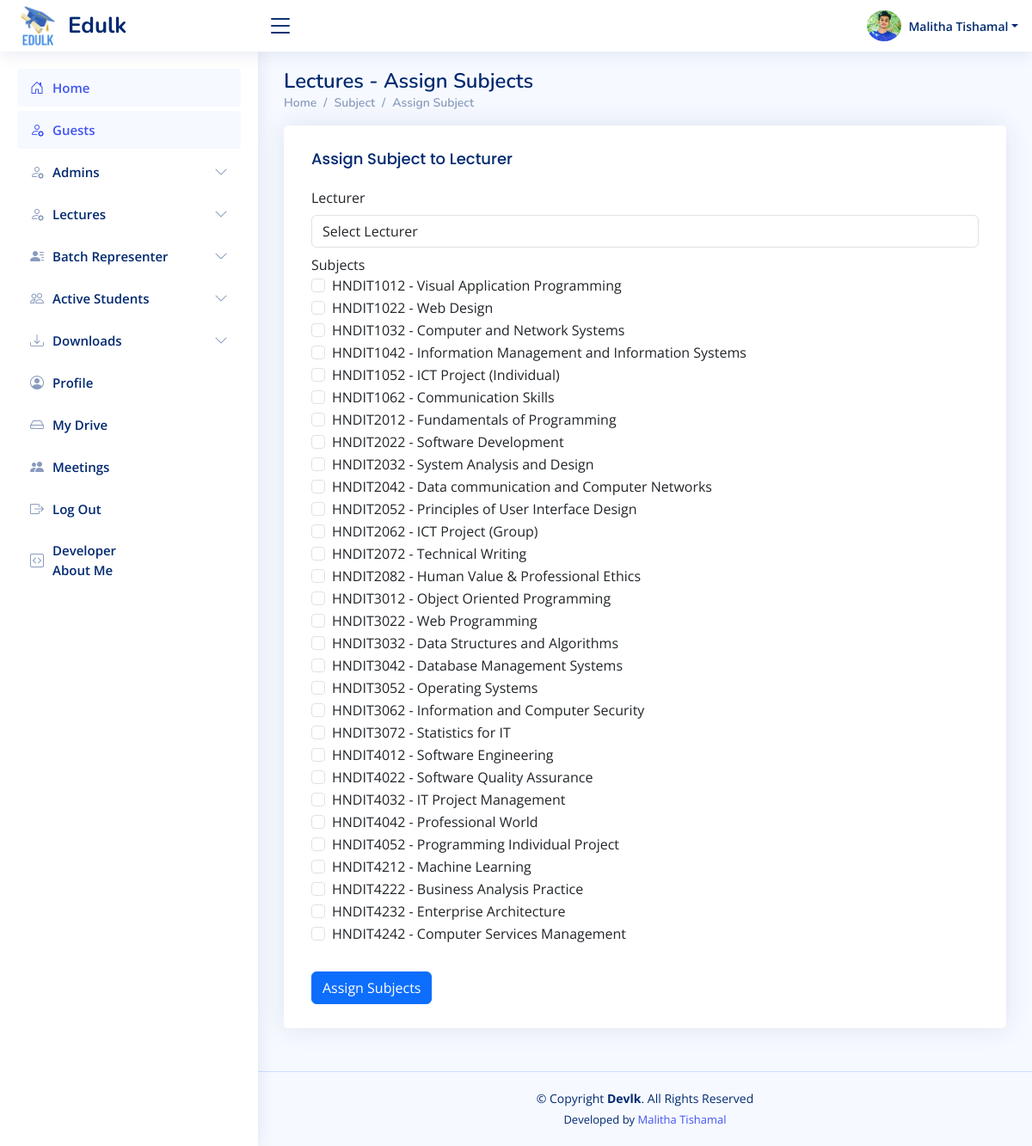
The app's page /sadmin/pages-assign-subject.php (signed in) with its own data.
### tables this page shows
CREATE TABLE `sadmins` (
  `id` int(11) NOT NULL,
  `name` varchar(100) DEFAULT NULL,
  `nic` varchar(20) DEFAULT NULL,
  `email` varchar(100) DEFAULT NULL,
  `mobile` varchar(15) DEFAULT NULL,
  `password` varchar(255) DEFAULT NULL,
  `status` enum('pending','approved','rejected') DEFAULT 'pending',
  `profile_picture` varchar(200) NOT NULL DEFAULT 'uploads/profile_pictures/default.jpg',
  `created_at` datetime DEFAULT current_timestamp(),
  `last_login` datetime DEFAULT NULL
);

CREATE TABLE `subjects` (
  `id` int(11) NOT NULL,
  `semester` varchar(50) DEFAULT NULL,
  `code` varchar(20) DEFAULT NULL,
  `name` varchar(255) DEFAULT NULL,
  `description` varchar(255) DEFAULT NULL
);

### sadmin/pages-assign-subject.php (the view, shortened to what this page needs)
<?php
require_once '../includes/db-conn.php';
$user_id = $_SESSION['sadmin_id'];
$sql = "SELECT name, email, nic,mobile,profile_picture FROM sadmins WHERE id = ?";
$stmt = $conn->prepare($sql);
$stmt->bind_param("i", $user_id);
$stmt->execute();
$result = $stmt->get_result();
$user = $result->fetch_assoc();
$subjects_result = $conn->query("SELECT * FROM subjects");
?>
<!DOCTYPE html>
<html lang="en">
<head>
    <?php include_once("../includes/css-links-inc.php"); ?>
</head>
<body>
    <?php include_once("../includes/header.php") ?>
    <?php include_once("../includes/sadmin-sidebar.php") ?>
    <main id="main" class="main">
        <div class="pagetitle">
            <h1>Lectures - Assign Subjects</h1>
            <nav>
                <ol class="breadcrumb">
                    <li class="breadcrumb-item"><a href="index.html">Home</a></li>
                     <li class="breadcrumb-item"><a href="index.html">Subject</a></li>
                      <li class="breadcrumb-item"><a href="index.html">Assign Subject</a></li>
                </ol>
            </nav>
        </div>
        <section class="section">
            <div class="row">
                <div class="col-lg-12">
                    <div class="card">
                        <div class="card-body">
                            <div class="container mt-2 mb-2">
                                <h2 class="card-title">Assign Subject to Lecturer</h2>
                                <form action="assign_subject_process.php" method="POST">
                                    <div class="form-group">
                                        <label for="lecturer">Lecturer</label>
                                        <select class="form-control mt-2" name="lecturer_id" id="lecturer">
                                            <option value="">Select Lecturer</option>
                                        </select>
                                    </div>
                                    <div class="form-group mb-4 mt-2">
                                        <label for="subjects">Subjects</label><br>
                                        <?php
                                        while ($row = $subjects_result->fetch_assoc()) {
                                            echo "<div class='form-check'>
                                                    <input class='form-check-input' type='checkbox' name='subject_ids[]' value='" . $row['id'] . "'>
                                                    <label class='form-check-label'>" . $row['code'] . " - " . $row['name'] . "</label>
                                                  </div>";
                                        }
                                        ?>
                                    </div>
                                    <button type="submit" class="btn btn-primary mt-2">Assign Subjects</button>
                                </form>
                            </div>
                        </div>
                    </div>
                </div>
            </div>
        </section>
    </main>
    <?php include_once("../includes/footer.php") ?>
</body>
</html>

### includes/css-links-inc.php (shortened to what this page needs)
<?php
    function get_base_url() {
        $protocol = (!empty($_SERVER['HTTPS']) && $_SERVER['HTTPS'] !== 'off' || $_SERVER['SERVER_PORT'] == 443) ? "https://" : "http://";
        $host = $_SERVER['HTTP_HOST'];
        if ($host == 'localhost') {
            return $protocol . $host . '/Devlk-Edulk-Student-Management-System/';
        } else {
            return $protocol . $host . '/Devlk-Edulk-Student-Management-System/';
        }
    }
    $base_url = get_base_url();
?>
<link href="<?php echo $base_url; ?>assets/vendor/bootstrap/css/bootstrap.min.css" rel="stylesheet">
<link href="<?php echo $base_url; ?>assets/vendor/bootstrap-icons/bootstrap-icons.css" rel="stylesheet">
<link href="<?php echo $base_url; ?>assets/vendor/boxicons/css/boxicons.min.css" rel="stylesheet">
<link href="<?php echo $base_url; ?>assets/vendor/quill/quill.snow.css" rel="stylesheet">
<link href="<?php echo $base_url; ?>assets/vendor/quill/quill.bubble.css" rel="stylesheet">
<link href="<?php echo $base_url; ?>assets/vendor/remixicon/remixicon.css" rel="stylesheet">
<link href="<?php echo $base_url; ?>assets/vendor/simple-datatables/style.css" rel="stylesheet">
<link href="<?php echo $base_url; ?>assets/css/style.css" rel="stylesheet">

### includes/header.php (shortened to what this page needs)
<header id="header" class="header fixed-top d-flex align-items-center">
    <div class="d-flex align-items-center justify-content-between">
        <a href="" class="logo d-flex align-items-center">
            <img src="<?php echo $base_url; ?>assets/images/logos/edulk-logo.png" alt="">
            <span class="d-none d-lg-block">Edulk</span>
        </a>
        <i class="bi bi-list toggle-sidebar-btn"></i>
    </div>
    <nav class="header-nav ms-auto">
        <ul class="d-flex align-items-center">
            <?php
                $profilePic = isset($user['profile_picture']) && $user['profile_picture'] ? $user['profile_picture'] : 'default.jpg';
            ?>
            <li class="nav-item dropdown pe-3">
                <a class="nav-link nav-profile d-flex align-items-center pe-0" href="#" data-bs-toggle="dropdown">
                   <img id="profilePicture" src="<?php echo $profilePic; ?>" alt="Profile Picture" class="rounded-circle" style="width: 40px !important; height: 40px !important; object-fit: cover;">
                    <span class="d-none d-md-block dropdown-toggle ps-2"><?php echo htmlspecialchars($user['name']); ?></span>
                </a>
            </li>
        </ul>
    </nav>
</header>

### includes/sadmin-sidebar.php (shortened to what this page needs)
<aside id="sidebar" class="sidebar">
    <ul class="sidebar-nav" id="sidebar-nav">
        <li class="nav-item">
            <a class="nav-link" href="pages-home.php">
                <i class="bi bi-house-door"></i> <span>Home</span>
            </a>
        </li>
        <li class="nav-item">
            <a class="nav-link" href="pages-guests-logdata.php">
                 <i class="bi bi-person-gear"></i> <span>Guests</span>
            </a>
        </li>
        <li class="nav-item">
            <a class="nav-link collapsed" data-bs-toggle="collapse" href="#antibiotics-nav" role="button">
               <i class="bi bi-person-gear"></i> <span>Admins</span> <i class="bi bi-chevron-down ms-auto"></i>
            </a>
        </li>
        <li class="nav-item">
            <a class="nav-link collapsed" data-bs-toggle="collapse" href="#lectures-nav" role="button">
               <i class="bi bi-person-gear"></i> <span>Lectures</span> <i class="bi bi-chevron-down ms-auto"></i>
            </a>
        </li>
        <li class="nav-item">
            <a class="nav-link collapsed" data-bs-toggle="collapse" href="#analyze-nav" role="button">
               <i class="bi bi-person-lines-fill"></i> <span>Batch Representer</span> <i class="bi bi-chevron-down ms-auto"></i>
            </a>
        </li>
        <li class="nav-item">
            <a class="nav-link collapsed" data-bs-toggle="collapse" href="#wards-nav" role="button">
               <i class="bi bi-people"></i> <span>Active Students</span> <i class="bi bi-chevron-down ms-auto"></i>
            </a>
        </li>
        <li class="nav-item">
            <a class="nav-link collapsed" data-bs-toggle="collapse" href="#wards-nav2" role="button">
               <i class="bi bi-download"></i> <span>Downloads</span> <i class="bi bi-chevron-down ms-auto"></i>
            </a>
        </li>
        <li class="nav-item">
            <a class="nav-link collapsed" href="user-profile.php">
                <i class="bi bi-person-circle"></i> <span>Profile</span>
            </a>
        </li>
        <li class="nav-item">
            <a class="nav-link collapsed" href="pages-sadmin-drive.php">
                <i class="bi bi-hdd"></i> <span>My Drive</span>
            </a>
        </li>
        <li class="nav-item">
            <a class="nav-link collapsed" href="pages-meeting-manage.php">
                <i class="bi bi-people-fill"></i> <span>Meetings</span>
            </a>
        </li>
        <li class="nav-item">
            <a class="nav-link collapsed" href="logout.php">
                <i class="bi bi-box-arrow-right"></i> <span>Log Out</span>
            </a>
        </li>
         <li class="nav-item">
            <a class="nav-link collapsed" href="https://malithatishamal.42web.io/?i=1#about">
                <i class="bi bi-code-square"></i> <span>Developer<br>About Me</span>
            </a>
        </li>
    </ul>
</aside>

### includes/footer.php
<footer id="footer" class="footer">
    <div class="copyright">
        &copy; Copyright <strong><span>Devlk</span></strong>. All Rights Reserved
    </div>
    <div class="credits">
        Developed by <a href="developers.php">Malitha Tishamal</a>
    </div>
</footer>

### assets/css/style.css (style rules this page uses)
:root { scroll-behavior: smooth; }
body { font-family: "Open Sans", sans-serif; background: #f6f9ff; color: #444444; }
a { color: #4154f1; text-decoration: none; }
h1, h2, h3, h4, h5, h6 { font-family: "Nunito", sans-serif; }
#main { margin-top: 60px; padding: 20px 30px; transition: all 0.3s; }
.pagetitle { margin-bottom: 10px; }
.pagetitle h1 { font-size: 24px; margin-bottom: 0; font-weight: 600; color: #012970; }
.card { margin-bottom: 30px; border: none; border-radius: 5px; box-shadow: 0px 0 30px rgba(1, 41, 112, 0.1); }
.card-title { padding: 20px 0 15px 0; font-size: 18px; font-weight: 500; color: #012970; font-family: "Poppins", sans-serif; }
.card-body { padding: 0 20px 20px 20px; }
.breadcrumb { font-size: 14px; font-family: "Nunito", sans-serif; color: #899bbd; font-weight: 600; }
.breadcrumb a { color: #899bbd; transition: 0.3s; }
.breadcrumb .breadcrumb-item::before { color: #899bbd; }
.logo { line-height: 1; }
@media (min-width: 1200px) { .logo { width: 280px; } }
.logo img { max-height: 50px; margin-right: 6px; }
.logo span { font-size: 26px; font-weight: 700; color: #012970; font-family: "Nunito", sans-serif; }
.header { transition: all 0.5s; z-index: 997; height: 60px; box-shadow: 0px 2px 20px rgba(1, 41, 112, 0.1); background-color: #fff; padding-left: 20px; }
.header .toggle-sidebar-btn { font-size: 32px; padding-left: 10px; cursor: pointer; color: #012970; }
.header-nav ul { list-style: none; }
.header-nav>ul { margin: 0; padding: 0; }
.header-nav .nav-profile { color: #012970; }
.header-nav .nav-profile img { max-height: 36px; }
.header-nav .nav-profile span { font-size: 14px; font-weight: 600; }
.sidebar { position: fixed; top: 60px; left: 0; bottom: 0; width: 300px; z-index: 996; transition: all 0.3s; padding: 20px; overflow-y: auto; scrollbar-width: thin; scrollbar-color: #aab7cf transparent; box-shadow: 0px 0px 20px rgba(1, 41, 112, 0.1); background-color: #fff; }
@media (min-width: 1200px) { #main, #footer { margin-left: 300px; } }
.sidebar-nav { padding: 0; margin: 0; list-style: none; }
.sidebar-nav li { padding: 0; margin: 0; list-style: none; }
.sidebar-nav .nav-item { margin-bottom: 5px; }
.sidebar-nav .nav-link { display: flex; align-items: center; font-size: 15px; font-weight: 600; color: #4154f1; transition: 0.3; background: #f6f9ff; padding: 10px 15px; border-radius: 4px; }
.sidebar-nav .nav-link i { font-size: 16px; margin-right: 10px; color: #4154f1; }
.sidebar-nav .nav-link.collapsed { color: #012970; background: #fff; }
.sidebar-nav .nav-link.collapsed i { color: #899bbd; }
.sidebar-nav .nav-link .bi-chevron-down { margin-right: 0; transition: transform 0.2s ease-in-out; }
.footer { padding: 20px 0; font-size: 14px; transition: all 0.3s; border-top: 1px solid #cddfff; }
.footer .copyright { text-align: center; color: #012970; }
.footer .credits { padding-top: 5px; text-align: center; font-size: 13px; color: #012970; }

### records on screen
sadmins: profile_picture (picture), name "Malitha Tishamal"
subjects: code "HNDIT1012", name "Visual Application Programming"
subjects: code "HNDIT1022", name "Web Design"
subjects: code "HNDIT1032", name "Computer and Network Systems"
subjects: code "HNDIT1042", name "Information Management and Information Systems"
subjects: code "HNDIT1052", name "ICT Project (Individual)"
subjects: code "HNDIT1062", name "Communication Skills"
subjects: code "HNDIT2012", name "Fundamentals of Programming"
subjects: code "HNDIT2022", name "Software Development"
subjects: code "HNDIT2032", name "System Analysis and Design"
subjects: code "HNDIT2042", name "Data communication and Computer Networks"
subjects: code "HNDIT2052", name "Principles of User Interface Design"
subjects: code "HNDIT2062", name "ICT Project (Group)"
subjects: code "HNDIT2072", name "Technical Writing"
subjects: code "HNDIT2082", name "Human Value & Professional Ethics"
subjects: code "HNDIT3012", name "Object Oriented Programming"
subjects: code "HNDIT3022", name "Web Programming"
subjects: code "HNDIT3032", name "Data Structures and Algorithms"
subjects: code "HNDIT3042", name "Database Management Systems"
subjects: code "HNDIT3052", name "Operating Systems"
subjects: code "HNDIT3062", name "Information and Computer Security"
subjects: code "HNDIT3072", name "Statistics for IT"
subjects: code "HNDIT4012", name "Software Engineering"
subjects: code "HNDIT4022", name "Software Quality Assurance"
subjects: code "HNDIT4032", name "IT Project Management"
subjects: code "HNDIT4042", name "Professional World"
subjects: code "HNDIT4052", name "Programming Individual Project"
subjects: code "HNDIT4212", name "Machine Learning"
subjects: code "HNDIT4222", name "Business Analysis Practice"
subjects: code "HNDIT4232", name "Enterprise Architecture"
subjects: code "HNDIT4242", name "Computer Services Management"
